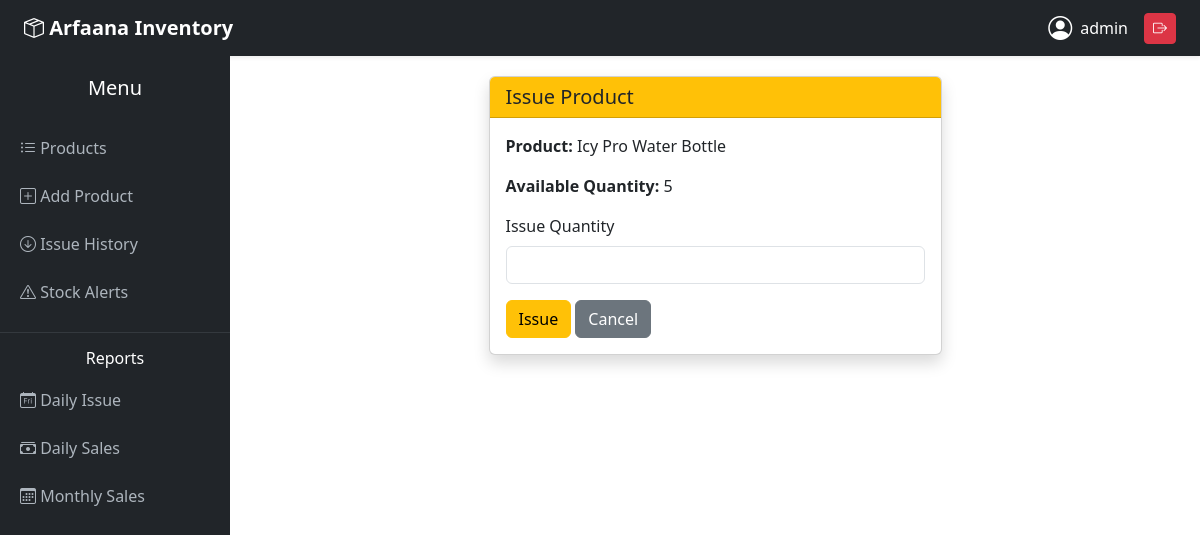
Before: /issue/19/ (signed in) with the older database file.
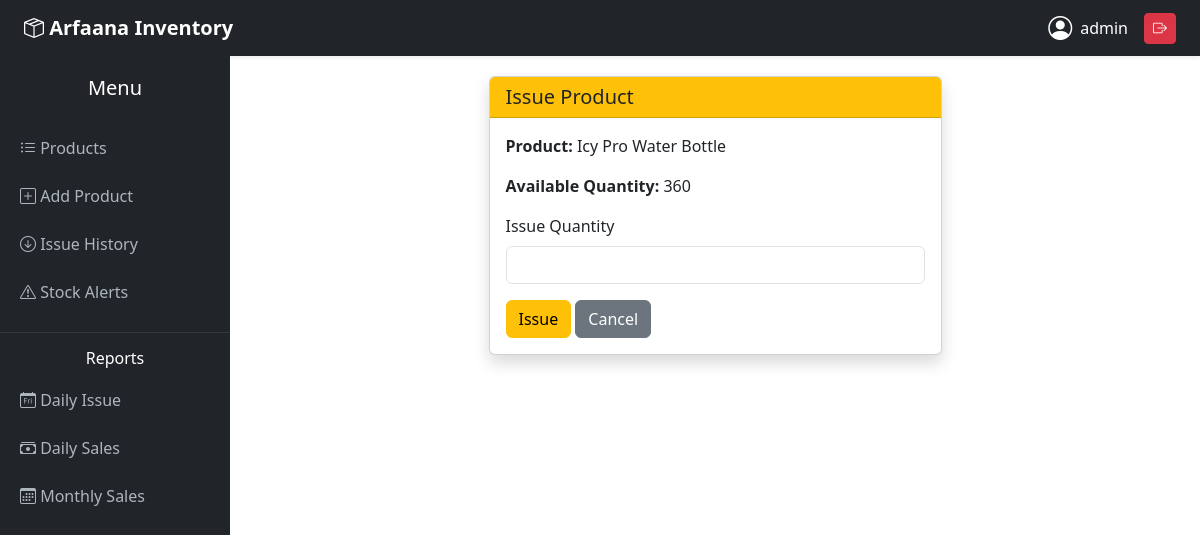
After: the same page with the newer database file.
### products/models.py (models this page shows, shortened)
class Product(models.Model):
    name = models.CharField(max_length=100)
    unit_price = models.DecimalField(max_digits=10, decimal_places=2)
    quantity = models.PositiveIntegerField()
    total_price = models.DecimalField(max_digits=10, decimal_places=2, editable=False)
    created_date = models.DateTimeField(auto_now_add=True)

### products/views.py (the view, shortened to what this page needs)
# urls.py: path('issue/<int:id>/', views.issue_product, name='issue_product'),
@login_required
def issue_product(request, id):
    product = get_object_or_404(Product, id=id)
    form = IssueForm(request.POST or None)
    error = None
    return render(request, 'products/issue_product.html', {
        'product': product,
        'form': form,
        'error': error
    })

### products/forms.py
class IssueForm(forms.ModelForm):
    class Meta:
        model = Issue
        fields = ['issued_quantity']
        widgets = {
            'issued_quantity': forms.NumberInput(attrs={'class': 'form-control'})
        }

### products/templates/products/issue_product.html (shortened to what this page needs)
{% extends 'products/base.html' %}
{% block content %}
<div class="row justify-content-center">
    <div class="col-md-6">
        <div class="card shadow">
            <div class="card-header bg-warning">
                <h5 class="mb-0">Issue Product</h5>
            </div>
            <div class="card-body">
                <p><strong>Product:</strong> {{ product.name }}</p>
                <p><strong>Available Quantity:</strong> {{ product.quantity }}</p>
                <form method="post">
                    <div class="mb-3">
                        <label class="form-label">Issue Quantity</label>
                        {{ form.issued_quantity }}
                    </div>
                    <button type="submit" class="btn btn-warning">Issue</button>
                    <a href="{% url 'product_list' %}" class="btn btn-secondary">Cancel</a>
                </form>
            </div>
        </div>
    </div>
</div>
{% endblock %}

Changed rows visible on the page:
changed Product "Icy Pro Water Bottle": quantity "5" → "360"
